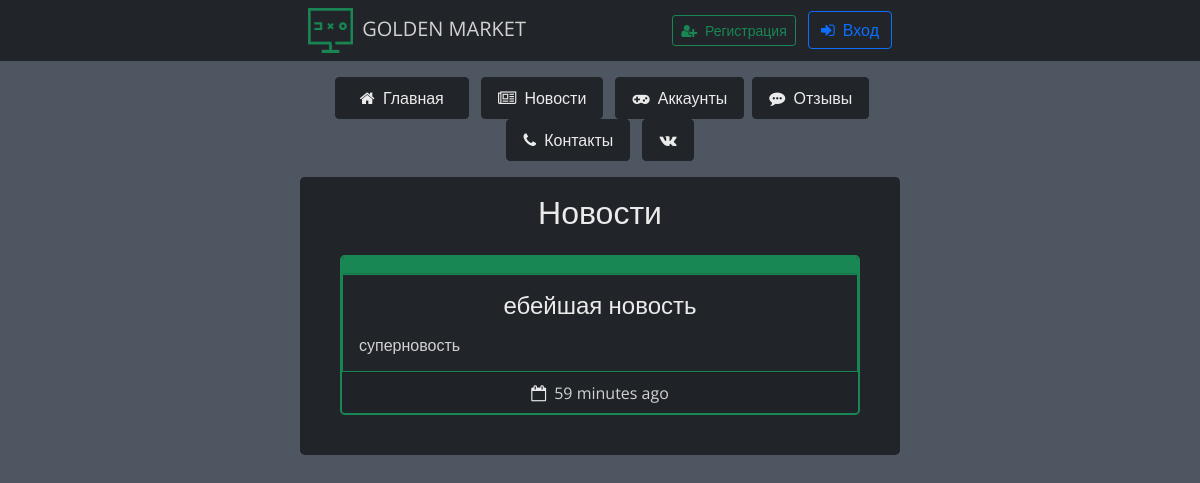
Page /news on the committed database.
### data/news.py (models this page shows)
class News(SqlAlchemyBase, UserMixin):  # таблица новостей
    __tablename__ = 'news'
    id = sqlalchemy.Column(sqlalchemy.Integer,
                           primary_key=True, autoincrement=True)
    title = sqlalchemy.Column(sqlalchemy.String, nullable=True)
    content = sqlalchemy.Column(sqlalchemy.String, nullable=True)
    created_date = sqlalchemy.Column(sqlalchemy.DateTime,
                                     default=datetime.datetime.now().date())
    user_id = sqlalchemy.Column(sqlalchemy.Integer,
                                sqlalchemy.ForeignKey("users.id"))
    user = orm.relation('User')

### main.py (the view)
@app.route('/news', methods=['GET', 'POST'])  # страница новостей
def news():
    global edit_mode
    db_sess = db_session.create_session()
    all_news = db_sess.query(News)  # получение таблицы новостей из базы данных
    arr = []  # список для новостей
    for item in all_news:
        delta = datetime.datetime.now() - item.created_date
        if delta.days != 0:
            arr.append([item.title, item.content, delta.days, 'days', item.id])
        elif int(str(delta).split()[0].split(':')[0]) != 0:
            arr.append(
                [item.title, item.content, int(str(delta).split()[0].split(':')[0]), 'hours',
                 item.id])
        elif int(str(delta).split()[0].split(':')[1]) != 0:
            arr.append([item.title, item.content,
                        int(str(delta).split()[0].split(':')[1]), 'minutes', item.id])
        else:
            arr.append([item.title, item.content,
                        '', 'a few seconds', item.id])
    if current_user.is_authenticated:
        return render_template('news.html', title='Новости', news=arr[::-1],
                               photo='/'.join(current_user.photo.split('/')[1:]),
                               edit_mode=edit_mode,
                               ADMINS=ADMINS,
                               is_photo=current_user.is_photo)
    return render_template('news.html', title='Новости', news=arr[::-1])

### data/db_session.py (called while the page is built)
def create_session() -> Session:
    global __factory
    return __factory()

### templates/news.html (shortened to what this page needs)
{% extends "base.html" %}
{% block content %}
<div class="container w-50 bg-dark rounded-3 mt-3 p-3 text-center">
    <h2 class="mb-3 simple-btn">Новости</h2>
    {% if news %}
    {% for item in news %}
    <div class="card text-center m-4 bg-dark rounded-3 border-success border-2">
        {% if edit_mode %}
        <div class="card-header bg-success p-1 d-flex justify-content-end">
            <div class="d-flex mx-auto">
                <a href="/edit_news/{{ item[4] }}" class="my-auto">
                    <button type="button" class="btn-sm btn-warning me-1">
                        <i class="fa fa-pencil fa-1x text-black" aria-hidden="true"></i>
                    </button>
                </a>
                <a href="/delete_news/{{ item[4] }}" class="my-auto">
                    <button type="button" class="btn-sm btn-danger ms-1 me-2">
                        <i class="fa fa-trash-o fa-1x simple-btn" aria-hidden="true"></i>
                    </button>
                </a>
            </div>
        </div>
        {% else %}
        <div class="card-header bg-success"></div>
        {% endif %}
        <div class="card-body border border-success">
            <h4 class="card-title mb-3 simple-btn">{{ item[0] }}</h4>
            <h6 class="card-text mx-auto text-start">{{ item[1] }}</h6>
        </div>
        <div class="card-footer">
            <i class="fa fa-calendar-o fa-1x simple-btn me-1" aria-hidden="true"></i> {{ item[2] }}
            {{ item[3] }} ago
        </div>
    </div>
    {% endfor %}
    {% else %}
    <h4 class="my-5">Здесь пока пусто, приходи завтра</h4>
    {% endif%}
</div>
{% endblock %}

### templates/base.html (style rules this page uses)
* { font-family: 'Open Sans', sans-serif; color: #d1d1d1; }
body { background-color: #4e5761; }
.simple-btn { color: #ebebeb !important; }

### rows in the picture
News: title "ебейшая новость", content "суперновость", item "59", item "minutes"
